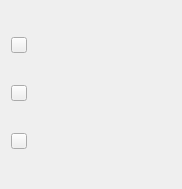
<?xml version="1.0" encoding="UTF-8"?>
<ui version="4.0">
 <class>ToolBarWidget</class>
 <widget class="QWidget" name="ToolBarWidget">
  <property name="geometry">
   <rect>
    <x>0</x>
    <y>0</y>
    <width>182</width>
    <height>189</height>
   </rect>
  </property>
  <property name="windowTitle">
   <string>ToolBarWidget</string>
  </property>
  <layout class="QVBoxLayout" name="verticalLayout">
   <item>
    <widget class="QPushButton" name="btnAction1">
     <property name="minimumSize">
      <size>
       <width>16</width>
       <height>16</height>
      </size>
     </property>
     <property name="maximumSize">
      <size>
       <width>16</width>
       <height>16</height>
      </size>
     </property>
     <property name="text">
      <string/>
     </property>
     <property name="iconSize">
      <size>
       <width>16</width>
       <height>16</height>
      </size>
     </property>
    </widget>
   </item>
   <item>
    <widget class="QPushButton" name="btnAction2">
     <property name="minimumSize">
      <size>
       <width>16</width>
       <height>16</height>
      </size>
     </property>
     <property name="maximumSize">
      <size>
       <width>16</width>
       <height>16</height>
      </size>
     </property>
     <property name="text">
      <string/>
     </property>
     <property name="iconSize">
      <size>
       <width>16</width>
       <height>16</height>
      </size>
     </property>
    </widget>
   </item>
   <item>
    <widget class="QPushButton" name="btnAction3">
     <property name="minimumSize">
      <size>
       <width>16</width>
       <height>16</height>
      </size>
     </property>
     <property name="maximumSize">
      <size>
       <width>16</width>
       <height>16</height>
      </size>
     </property>
     <property name="text">
      <string/>
     </property>
     <property name="iconSize">
      <size>
       <width>16</width>
       <height>16</height>
      </size>
     </property>
    </widget>
   </item>
  </layout>
 </widget>
 <resources/>
 <connections/>
</ui>
